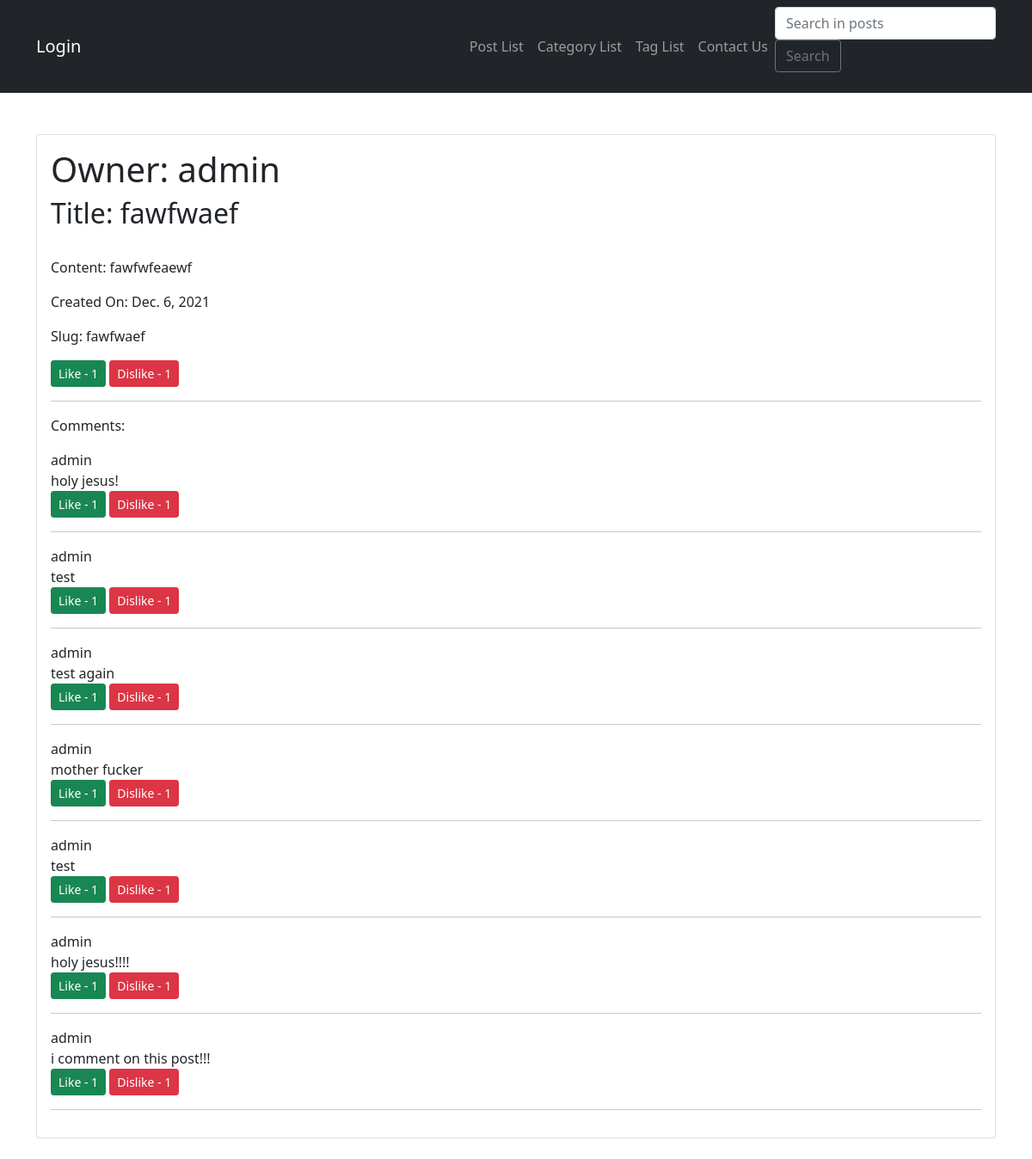
Page /weblog/post/fawfwaef on the committed database.
### weblog/models.py (models this page shows, shortened)
class Post(models.Model):
    PU = 'PU'
    DR = 'DR'
    STATUS_CHOICE = [
        (PU, 'Published'),
        (DR, 'Draft')
    ]
    owner = models.ForeignKey(User, on_delete=models.CASCADE, verbose_name="Post Owner")
    title = models.CharField("Post Title", max_length=50)
    content = models.TextField()
    image = models.ImageField(upload_to='images', null=True)
    category = models.ManyToManyField('Category')
    created = models.DateField(auto_now_add=True, null=True)
    updated_on = models.DateTimeField(auto_now=True)
    like = models.ManyToManyField(User, related_name='post_like')
    dislike = models.ManyToManyField(User, related_name='post_dislike')
    tag = models.ManyToManyField('Tag')
    slug = models.SlugField(max_length=255, unique=True, null=True, blank=True)
    status = models.CharField(
        max_length=2,
        choices=STATUS_CHOICE,
        default=DR
    )
    objects = models.Manager()
    published = PublishedPostsManager()
    draft = DraftPostsManager()
    def total_likes(self):
        return self.like.count()
    def total_dislikes(self):
        return self.dislike.count()

class Comment(models.Model):
    post = models.ForeignKey(Post,on_delete=models.CASCADE)
    owner = models.ForeignKey(User, on_delete=models.CASCADE, verbose_name="Comment Owner", null=True)
    text = models.TextField()
    like = models.ManyToManyField(User, related_name='comment_like')
    dislike = models.ManyToManyField(User, related_name='comment_dislike')
    updated_on = models.DateTimeField(auto_now=True, null=True)
    @property
    def total_likes(self):
        return self.like.count()
    @property
    def total_dislikes(self):
        return self.dislike.count()

### weblog/views.py (the view)
# urls.py: path("post/<slug:slug>", post_detail, name="post_detail"),
def post_detail(request, slug):
    post = get_object_or_404(Post, slug=slug)
    form = CommentForm()
    total_likes = post.total_likes()
    total_dislikes = post.total_dislikes()
    context = {'post': post, 'form': form, 'total_likes':total_likes, 'total_dislikes':total_dislikes}
    return render(request, 'weblog/post_detail.html', context=context)

### weblog/forms.py
class CommentForm(forms.ModelForm):
    class Meta:
        model = Comment
        fields = ['text']
    def __init__(self, *args, **kwargs):
        super(CommentForm, self).__init__(*args, **kwargs)
        for field in self.fields:
            self.fields[field].required = False

### weblog/templates/weblog/post_detail.html (shortened to what this page needs)
{% extends 'weblog/index.html' %}
{% load static %}
{% block content %}
    <div class="card mb-4">
        <div class="card-body">
            <h1 class="card-title">Owner: {{post.owner}}</h1>
            <h2 class="card-title">Title: {{post.title}}</h2><br>
            <p class="card-text">Content: {{post.content}}</p>
            <p class="card-text">Created On: {{post.created}}</p>
            <p class="card-text">Slug: {{post.slug}}</p>
            {% if user.is_authenticated %}
            <form action="{% url 'weblog:post_stuff' post.slug %}" method="post">{% csrf_token %}
                <input type="hidden" name="next" value="{{ request.path }}">
                <button class="btn btn-success btn-sm" type="submit" name="post_like" value="{{post.slug}}">Like - {{total_likes}}</button>
                <button class="btn btn-danger btn-sm" type="submit" name="post_dislike" value="{{post.slug}}">Dislike - {{total_dislikes}}</button>
            <form/>
            {% else %}
                <button class="btn btn-success btn-sm" >Like - {{total_likes}}</button>
                <button class="btn btn-danger btn-sm" >Dislike - {{total_dislikes}}</button>
            {% endif %}
            <hr/>
            <p class="card-text">Comments: </p>
            {% for comment in post.comment_set.all %}
                {{comment.owner}} <br>
                {{comment.text}} <br>
                {% if user.is_authenticated %}
                <form action="" method="post">{% csrf_token %}
                    <button class="btn btn-success btn-sm" type="submit" name="comment_like" value="{{comment.id}}">Like - {{ comment.total_likes }}</button>
                    <button class="btn btn-danger btn-sm" type="submit" name="comment_dislike" value="{{comment.id}}">Dislike - {{ comment.total_dislikes }}</button>
                <form/>
                {% else %}
                    <button class="btn btn-success btn-sm">Like - {{ comment.total_likes }}</button>
                    <button class="btn btn-danger btn-sm">Dislike - {{ comment.total_dislikes }}</button>
                {% endif %}
                <hr>
            {% endfor %}
        </div>
    </div>
{% endblock content %}

### rows in the picture
Post: owner "admin", title "fawfwaef", content "fawfwfeaewf", created "Dec. 6, 2021", slug "fawfwaef"
Comment: owner "admin", text "holy jesus!", total_likes "1", total_dislikes "1"
Comment: owner "admin", text "test", total_likes "1", total_dislikes "1"
Comment: owner "admin", text "test again", total_likes "1", total_dislikes "1"
Comment: owner "admin", text "mother fucker", total_likes "1", total_dislikes "1"
Comment: owner "admin", text "test", total_likes "1", total_dislikes "1"
Comment: owner "admin", text "holy jesus!!!!", total_likes "1", total_dislikes "1"
Comment: owner "admin", text "i comment on this post!!!", total_likes "1", total_dislikes "1"

### other values in the picture
{{ total_likes }} "1"
{{ total_dislikes }} "1"
